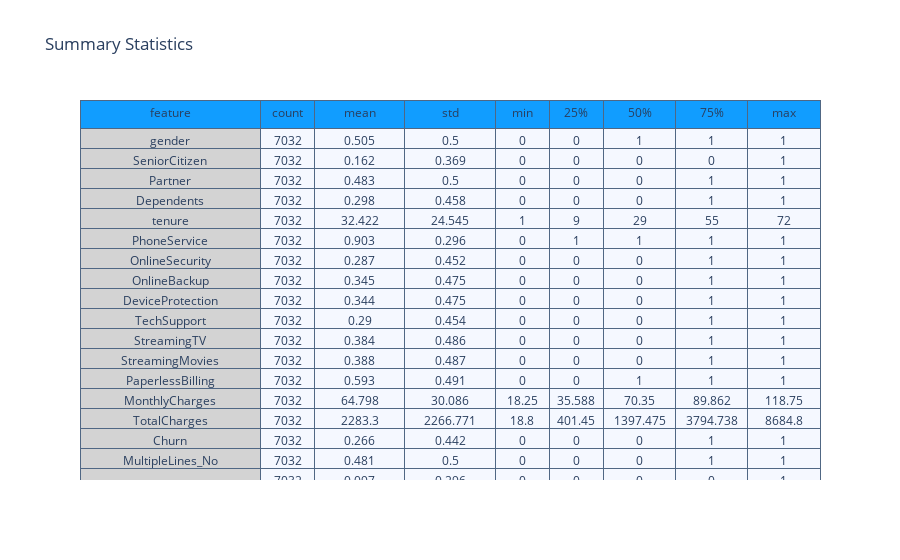

Here is the notebook cell this chart was saved with:
### Markdown cell above
## <a id='3.7'>3.7. Variable Summary</a>

### Code cell
summary = (df_telcom_og[[i for i in df_telcom_og.columns if i not in Id_col]].
           describe().transpose().reset_index())

summary = summary.rename(columns = {"index" : "feature"})
summary = np.around(summary,3)

val_lst = [summary['feature'], summary['count'],
           summary['mean'],summary['std'],
           summary['min'], summary['25%'],
           summary['50%'], summary['75%'], summary['max']]

trace  = go.Table(header = dict(values = summary.columns.tolist(),
                                line = dict(color = ['#506784']),
                                fill = dict(color = ['#119DFF']),
                               ),
                  cells  = dict(values = val_lst,
                                line = dict(color = ['#506784']),
                                fill = dict(color = ["lightgrey",'#F5F8FF'])
                               ),
                  columnwidth = [200,60,100,100,60,60,80,80,80])
layout = go.Layout(dict(title = "Summary Statistics"))
figure = go.Figure(data=[trace],layout=layout)
py.iplot(figure,filename='variable', image='png')

### Figure 1 — Plotly figure (JSON) as saved in the notebook; plotly's stock layout.template omitted (floating-point values rounded to 4 significant figures; data arrays with more than 128 entries replaced by an {"elided": "..."} marker saying what was removed)
{"data": [{"cells": {"fill": {"color": ["lightgrey", "#F5F8FF"]}, "line": {"color": ["#506784"]}, "values": {"elided": "9x34 mixed values"}}, "columnwidth": [200, 60, 100, 100, 60, 60, 80, 80, 80], "header": {"fill": {"color": ["#119DFF"]}, "line": {"color": ["#506784"]}, "values": ["feature", "count", "mean", "std", "min", "25%", "50%", "75%", "max"]}, "type": "table"}], "layout": {"title": {"text": "Summary Statistics"}}}
